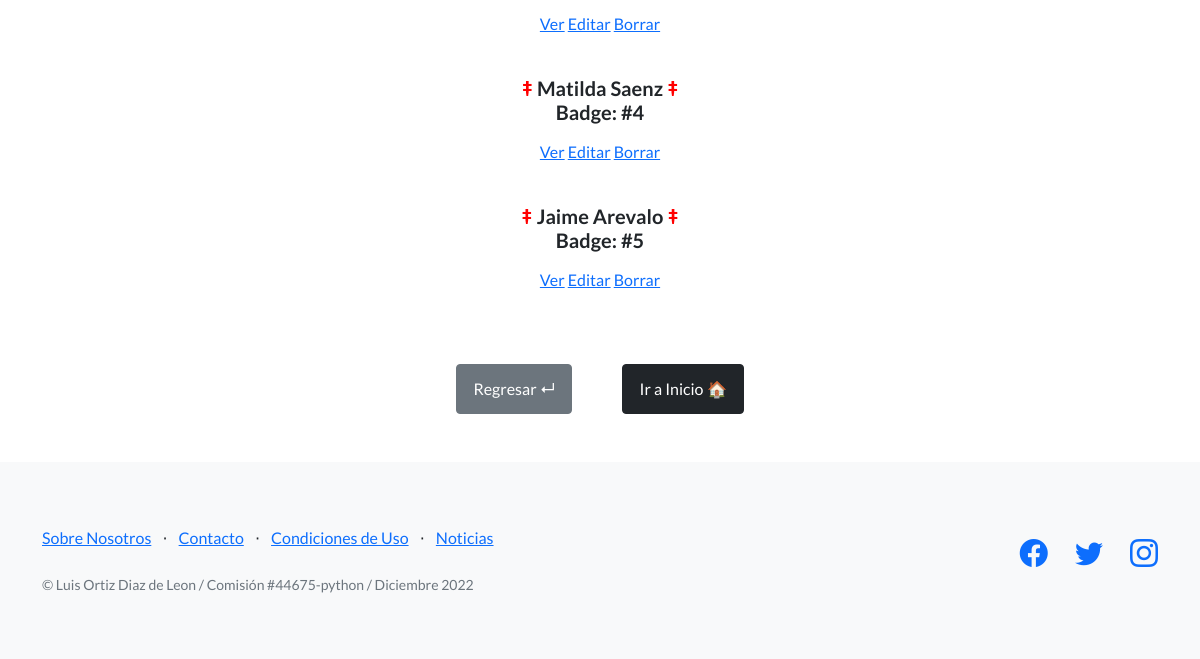
Page /AppCoder/entrenadores/list/ (lower part) on the earlier database version.
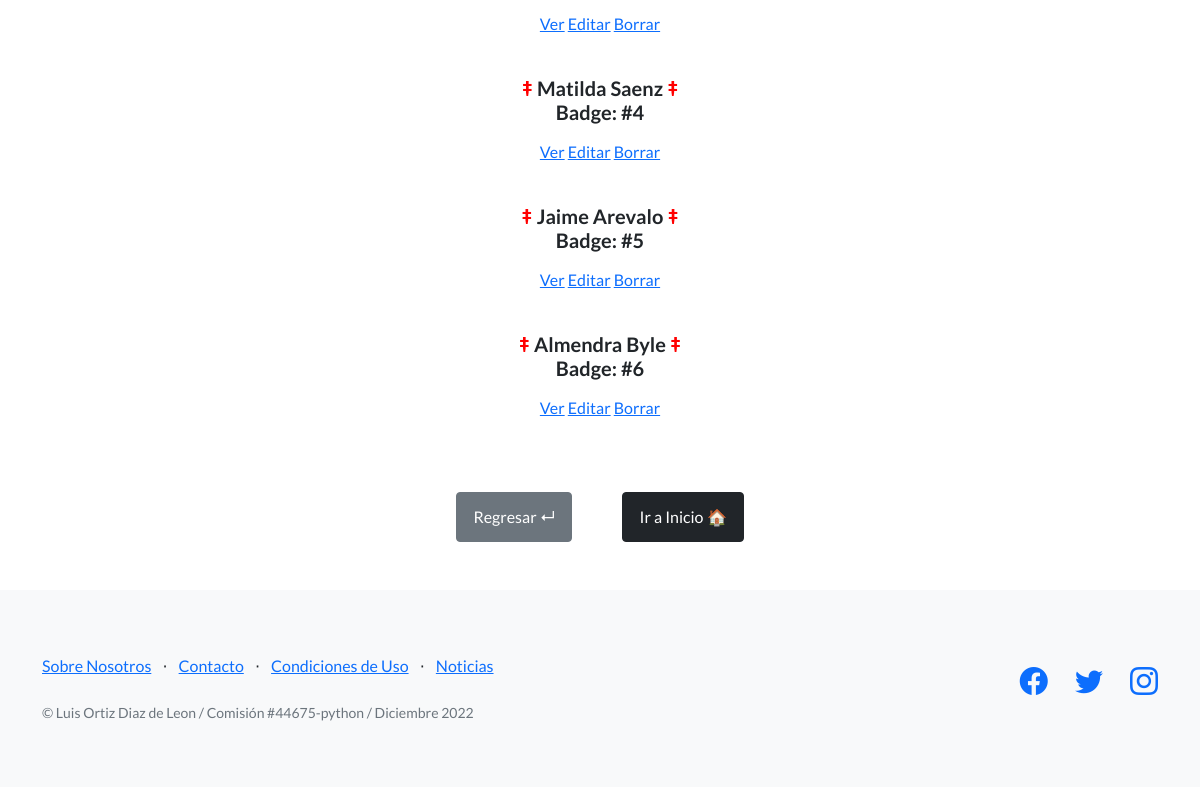
Same page on the later database version.
### AppCoder/models.py (models this page shows)
class Entrenadores(models.Model):
    nombre=models.CharField(max_length=40)
    apellido=models.CharField(max_length=40)
    email=models.EmailField()
    badge=models.IntegerField(default=0000)
    indicador=models.IntegerField(default=0000)

### AppCoder/views.py (the view)
# urls.py: path("entrenadores/list/", views.EntrenadoresList.as_view(),name='ListE'),
class EntrenadoresList(ListView):
    model = Entrenadores
    template = 'AppCoder/entrenadores_list.html'

### AppCoder/Templates/AppCoder/entrenadores_list.html
{% extends "AppCoder/padre.html" %}
{% load static %}
{% block contenidoQueCambia %}
    <br>
    <center><h1><b style = "color:blue">Lista de Entrenadores</b></h1>
    <br>
    {%for entrenadores in object_list%}
      <p><h5><FONT COLOR="red">‡</FONT> {{entrenadores.nombre}} {{entrenadores.apellido}} <FONT COLOR="red">‡</FONT>
      <br>Badge: #{{entrenadores.badge}} </h5></p>
        <a href="{% url 'DetailE' entrenadores.id %}">Ver</a>
        <a href="{% url 'EditE' entrenadores.id %}">Editar</a>
        <a href="{% url 'DeleteE' entrenadores.id %}">Borrar</a>
      <br>
      <br>
      {%endfor%}
    <br>
    <br><a style='Color:WHITE' class="btn btn-secondary" href="{% url 'Entrenadores'%}"> Regresar ↵ </a><a style="padding-left:50px;"></a><a style='Color:WHITE' class="btn btn-dark" href="{% url 'Inicio'%}"> Ir a Inicio 🏠 </a>
    <br>
    <br>
    <br>
    </center>
    {% endblock %}

Differences in the rows shown:
added Entrenadores: nombre "Almendra", apellido "Byle", badge "6"
